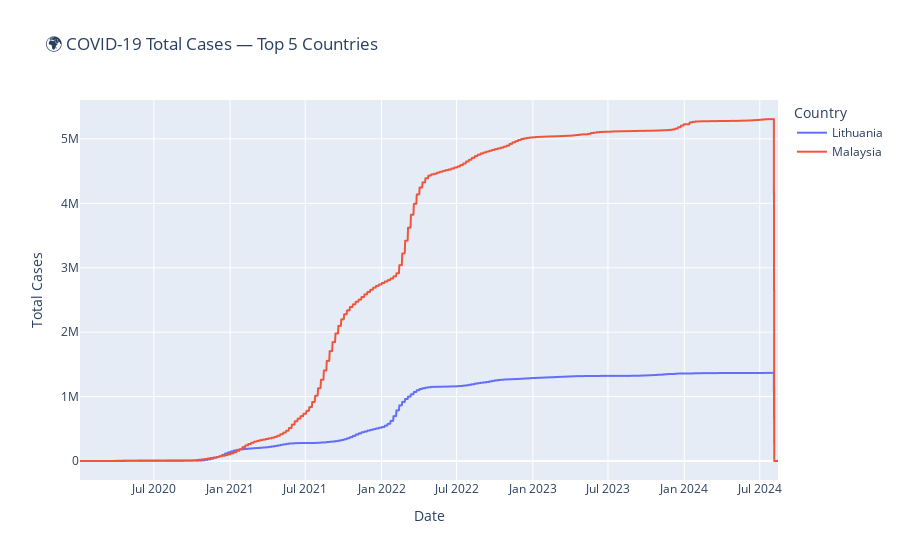

This figure's notebook cell:
### Code cell
#3️⃣ Compare top 5 countries’ trends
# Get latest date & top 5 countries
latest_date = df['date'].max()
latest = df[df['date'] == latest_date]
latest_countries = latest[~latest['iso_code'].str.startswith('OWID')]
top5 = latest_countries.nlargest(5, 'total_cases')['location'].tolist()

# Filter for top 5 countries
df_top5 = df[df['location'].isin(top5)]

fig = px.line(df_top5,
              x='date',
              y='total_cases',
              color='location',
              title='🌍 COVID-19 Total Cases — Top 5 Countries',
              labels={'total_cases': 'Total Cases', 'date': 'Date', 'location': 'Country'})

fig.show()

### Figure 1 — Plotly figure (JSON) as saved in the notebook; plotly's stock layout.template omitted (floating-point values rounded to 4 significant figures; data arrays with more than 128 entries replaced by an {"elided": "..."} marker saying what was removed)
{"data": [{"hovertemplate": "Country=Lithuania<br>Date=%{x}<br>Total Cases=%{y}<extra></extra>", "legendgroup": "Lithuania", "line": {"color": "#636efa", "dash": "solid"}, "marker": {"symbol": "circle"}, "mode": "lines", "name": "Lithuania", "showlegend": true, "type": "scattergl", "x": {"elided": "1684 str values"}, "xaxis": "x", "y": {"elided": "1684 float values"}, "yaxis": "y"}, {"hovertemplate": "Country=Malaysia<br>Date=%{x}<br>Total Cases=%{y}<extra></extra>", "legendgroup": "Malaysia", "line": {"color": "#EF553B", "dash": "solid"}, "marker": {"symbol": "circle"}, "mode": "lines", "name": "Malaysia", "showlegend": true, "type": "scattergl", "x": {"elided": "1684 str values"}, "xaxis": "x", "y": {"elided": "1684 float values"}, "yaxis": "y"}], "layout": {"legend": {"title": {"text": "Country"}, "tracegroupgap": 0}, "title": {"text": "🌍 COVID-19 Total Cases — Top 5 Countries"}, "xaxis": {"anchor": "y", "domain": [0, 1], "title": {"text": "Date"}}, "yaxis": {"anchor": "x", "domain": [0, 1], "title": {"text": "Total Cases"}}}}
